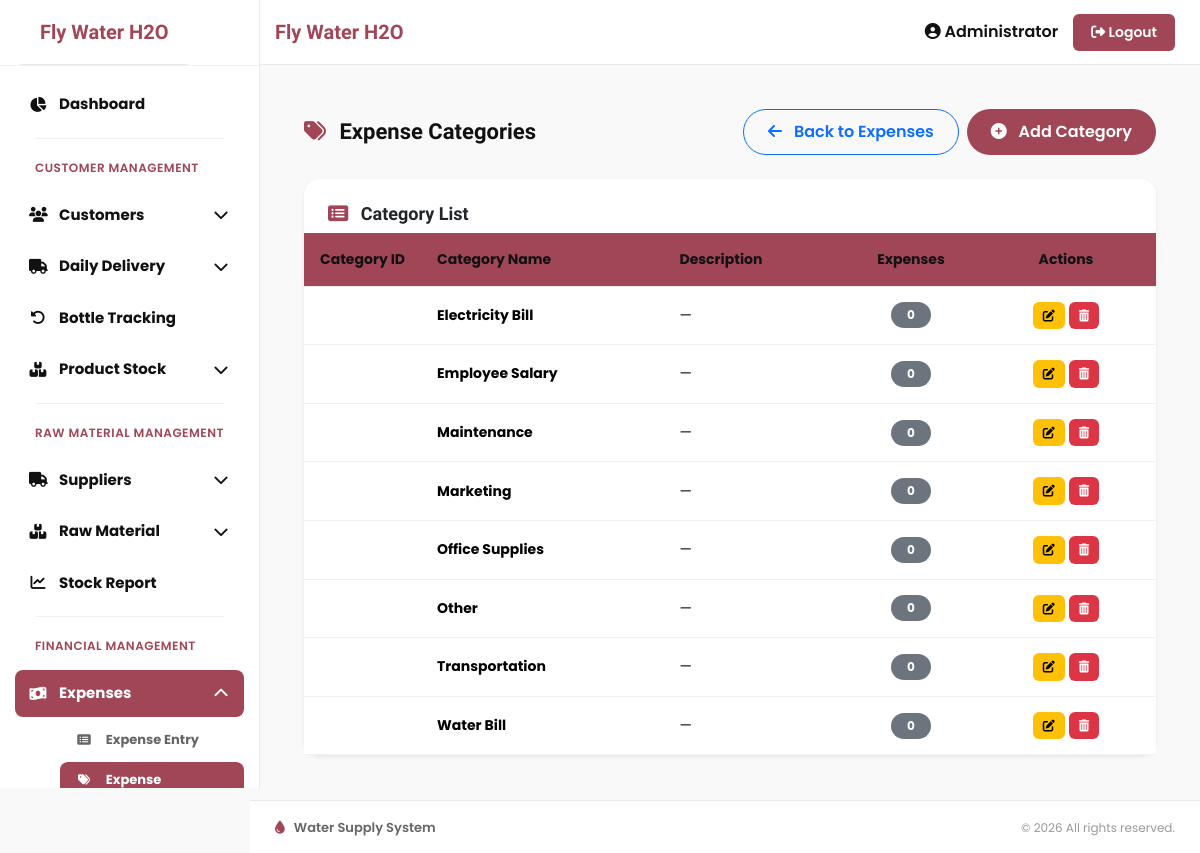
/pages/expense_categories.php (signed in), run on the app's committed database.
### tables this page shows
CREATE TABLE IF NOT EXISTS `expense_categories` (
    `id` INT(11) NOT NULL AUTO_INCREMENT,
    `category_code` VARCHAR(10) DEFAULT NULL,
    `category_name` VARCHAR(200) NOT NULL,
    `description` TEXT DEFAULT NULL,
    `created_datetime` DATETIME NOT NULL DEFAULT CURRENT_TIMESTAMP,
    PRIMARY KEY (`id`),
    UNIQUE KEY `uq_category_code` (`category_code`)
);

### includes/txt.php (called while the page is built, shortened)
<?php
$software_name = "Fly Water H2O";
$company_name = "Fly Water H2O";
?>

### includes/db.php (called while the page is built, shortened)
<?php
require_once __DIR__ . '/txt.php';
function current_role() {
    return isset($_SESSION['role']) ? $_SESSION['role'] : '';
}
function is_salesman() {
    return current_role() === 'salesman';
}
?>

### pages/expense_categories.php (the view, shortened to what this page needs)
<?php
require_once '../includes/db.php';
$categories = mysqli_query($conn, "SELECT c.*, (SELECT COUNT(*) FROM expenses e WHERE e.expense_category = c.id) as usage_count FROM expense_categories c ORDER BY c.category_name");
?>
<?php include '../includes/header.php'; ?>
<div class="main-wrapper">
<div class="container-fluid p-4">
    <div class="d-flex flex-wrap justify-content-between align-items-center mb-4">
        <h2 class="page-heading mb-2 mb-sm-0">
            <i class="fas fa-tags me-2" style="color: #A04657;"></i> Expense Categories
        </h2>
        <div class="d-flex gap-2 no-print">
            <a href="expenses.php" class="btn btn-outline-primary rounded-pill px-4">
                <i class="fas fa-arrow-left me-2"></i> Back to Expenses
            </a>
            <button class="btn btn-primary rounded-pill px-4" data-bs-toggle="modal" data-bs-target="#addCategoryModal">
                <i class="fas fa-plus-circle me-2"></i> Add Category
            </button>
        </div>
    </div>
    <div class="card shadow-sm border-0 rounded-4">
        <div class="card-header bg-white border-0 rounded-4 pt-4 px-4">
            <h5 class="mb-0"><i class="fas fa-list-alt me-2" style="color: #A04657;"></i> Category List</h5>
        </div>
        <div class="card-body p-0">
            <div class="table-responsive">
                <table class="table cat-table mb-0">
                    <thead>
                        <tr>
                            <th style="width:110px">Category ID</th>
                            <th>Category Name</th>
                            <th>Description</th>
                            <th style="width:130px" class="text-center">Expenses</th>
                            <th style="width:180px" class="text-center">Actions</th>
                        </tr>
                    </thead>
                    <tbody>
                        <?php if($categories && mysqli_num_rows($categories) > 0):
                            while($cat = mysqli_fetch_assoc($categories)): ?>
                            <tr>
                                <td class="text-muted fw-semibold"><?php echo htmlspecialchars($cat['category_code']); ?></td>
                                <td><strong><?php echo htmlspecialchars($cat['category_name']); ?></strong></td>
                                <td><?php echo $cat['description'] ? htmlspecialchars($cat['description']) : '—'; ?></td>
                                <td class="text-center">
                                    <span class="badge <?php echo $cat['usage_count'] > 0 ? 'bg-primary' : 'bg-secondary'; ?> rounded-pill px-3">
                                        <?php echo $cat['usage_count']; ?>
                                    </span>
                                </td>
                                <td class="text-center">
                                    <div class="d-flex gap-1 justify-content-center">
                                        <button type="button" class="btn btn-xs btn-warning editCatBtn" title="Edit"
                                            data-id="<?php echo $cat['id']; ?>"
                                            data-name="<?php echo htmlspecialchars($cat['category_name'], ENT_QUOTES); ?>"
                                            data-description="<?php echo htmlspecialchars($cat['description'] ?? '', ENT_QUOTES); ?>">
                                            <i class="fas fa-edit"></i>
                                        </button>
                                        <a href="?delete=<?php echo $cat['id']; ?>" class="btn btn-xs btn-danger" title="Delete" onclick="return confirm('Delete this category?')">
                                            <i class="fas fa-trash-alt"></i>
                                        </a>
                                    </div>
                                </td>
                            </tr>
                        <?php endwhile; endif; ?>
                    </tbody>
                </table>
            </div>
        </div>
    </div>
</div>
</div>
<?php include '../includes/footer.php'; ?>

### includes/header.php (shortened to what this page needs)
<?php
include __DIR__ . '/txt.php';
$current_script = $_SERVER['PHP_SELF'];
if(strpos($current_script, '/pages/') !== false){
    $base_url = '../';
}else{
    $base_url = '';
}
$admin_name = isset($_SESSION['admin_name']) ? $_SESSION['admin_name'] : 'Administrator';
?>
<!DOCTYPE html>
<html lang="en">
<head>
    <link href="https://cdn.jsdelivr.net/npm/bootstrap@5.3.3/dist/css/bootstrap.min.css" rel="stylesheet">
    <link rel="stylesheet" href="https://cdnjs.cloudflare.com/ajax/libs/font-awesome/6.5.2/css/all.min.css">
    <link rel="stylesheet" href="<?php echo $base_url; ?>assets/css/style.css">
</head>
<body>
<div class="fixed-header">
    <div class="header-container">
        <div class="logo-area">
            <h4>
                <?php echo $company_name; ?>
            </h4>
        </div>
        <div class="user-area">
            <span>
                <i class="fas fa-user-circle"></i>
                <?php echo $admin_name; ?>
            </span>
            <a href="<?php echo $base_url; ?>logout.php" class="logout-btn">
                <i class="fas fa-sign-out-alt"></i> Logout
            </a>
        </div>
    </div>
</div>
<div class="fixed-sidebar" id="mainSidebar">
    <div class="sidebar-header">
        <div class="sidebar-brand">
            <h3>
                <?php echo $software_name; ?>
            </h3>
        </div>
    </div>
    <ul class="sidebar-menu">
        <?php if(!is_salesman()): ?>
        <li>
            <a href="<?php echo $base_url; ?>index.php">
                <i class="fas fa-chart-pie"></i>
                <span>Dashboard</span>
            </a>
        </li>
        <li class="sidebar-divider"></li>
        <li class="sidebar-title">Customer Management</li>
        <li class="has-submenu">
            <a href="javascript:void(0)" class="submenu-trigger">
                <i class="fas fa-users"></i>
                <span>Customers</span>
                <i class="fas fa-chevron-down toggle-submenu"></i>
            </a>
        </li>
        <?php endif; ?>
        <li class="has-submenu">
            <a href="javascript:void(0)" class="submenu-trigger">
                <i class="fas fa-truck"></i>
                <span>Daily Delivery</span>
                <i class="fas fa-chevron-down toggle-submenu"></i>
            </a>
        </li>
        <?php if(!is_salesman()): ?>
        <li>
            <a href="<?php echo $base_url; ?>pages/empty_bottle_return.php">
                <i class="fas fa-undo-alt"></i>
                <span>Bottle Tracking</span>
            </a>
        </li>
        <?php endif; ?>
        <?php if(!is_salesman()): ?>
        <li class="has-submenu">
            <a href="javascript:void(0)" class="submenu-trigger">
                <i class="fas fa-boxes"></i>
                <span>Product Stock</span>
                <i class="fas fa-chevron-down toggle-submenu"></i>
            </a>
        </li>
        <li class="sidebar-divider"></li>
        <li class="sidebar-title">Raw Material Management</li>
        <li class="has-submenu">
            <a href="javascript:void(0)" class="submenu-trigger">
                <i class="fas fa-truck"></i>
                <span>Suppliers</span>
                <i class="fas fa-chevron-down toggle-submenu"></i>
            </a>
        </li>
        <li class="has-submenu">
            <a href="javascript:void(0)" class="submenu-trigger">
                <i class="fas fa-boxes"></i>
                <span>Raw Material</span>
                <i class="fas fa-chevron-down toggle-submenu"></i>
            </a>
        </li>
        <li>
            <a href="<?php echo $base_url; ?>pages/raw_material_stock_report.php">
                <i class="fas fa-chart-line"></i>
                <span>Stock Report</span>
            </a>
        </li>
        <li class="sidebar-divider"></li>
        <li class="sidebar-title">Financial Management</li>
        <li class="has-submenu">
            <a href="javascript:void(0)" class="submenu-trigger">
                <i class="fas fa-money-bill-wave"></i>
                <span>Expenses</span>
                <i class="fas fa-chevron-down toggle-submenu"></i>
            </a>
            <ul class="submenu">
                <li>
                    <a href="<?php echo $base_url; ?>pages/expenses.php">
                        <i class="fas fa-list-alt"></i> Expense Entry
                    </a>
                </li>
                <li>
                    <a href="<?php echo $base_url; ?>pages/expense_categories.php">
                        <i class="fas fa-tags"></i> Expense Categories
                    </a>
                </li>
            </ul>
        </li>
        <?php endif; ?>
    </ul>
</div>
<div class="main-content">

### includes/footer.php (shortened to what this page needs)
</div>
<footer class="app-footer">
    <div class="footer-content">
        <div class="footer-left">
            <span class="footer-brand">
                <i class="fas fa-tint"></i>
                <?php echo $footer_text ?? 'Water Supply System'; ?>
            </span>
        </div>
        <div class="footer-right">
            <span>&copy; <?php echo date('Y'); ?> All rights reserved.</span>
        </div>
    </div>
</footer>
</body>
</html>

### assets/css/style.css (style rules this page uses)
:root { --primary:#A04657; --primary-dark:#872f40; --primary-light:#c96b7e; --white:#ffffff; --light:#f7f7f7; --border:#e9e9e9; --text:#111111; --text-light:#666666; --sidebar-width:250px; --header-height:65px; --radius:10px; --transition:0.3s ease; }
* { margin:0; padding:0; box-sizing:border-box; }
body { font-family:'Poppins',sans-serif; background:#f9f9f9; color:var(--text); font-size:16px; overflow-x:hidden; display:flex; flex-direction:column; min-height:100vh; }
h1,h2,h3,h4,h5,h6 { font-family:'Quicksand',sans-serif; font-weight:700; font-size:18px; margin:0; }
a { text-decoration:none; transition:var(--transition); }
.fixed-header { position:fixed; top:0; left:250px; right:0; height:65px; background:#fff; border-bottom:1px solid var(--border); z-index:999; }
.header-container { height:100%; padding:0 25px; display:flex; align-items:center; justify-content:space-between; }
.logo-area h4 { color:var(--primary); font-size:20px; }
.user-area { display:flex; align-items:center; gap:15px; }
.user-area span { font-weight:600; color:#111; }
.logout-btn { background:var(--primary); color:#fff !important; padding:8px 18px; border-radius:6px; font-size:14px; font-weight:600; }
.fixed-sidebar { position:fixed; top:0; left:0; width:250px; height:100vh; background:#fff; border-right:1px solid var(--border); z-index:1000; overflow-y:auto; }
.sidebar-brand { height:65px; display:flex; align-items:center; padding:0 20px; border-bottom:1px solid var(--border); }
.sidebar-brand h3 { color:var(--primary); font-size:20px; }
.sidebar-menu { list-style:none; padding:15px; }
.sidebar-menu li { margin-bottom:5px; }
.sidebar-menu li a { display:flex; align-items:center; gap:12px; padding:12px 14px; border-radius:8px; color:#111; font-weight:700; font-size:15px; }
.sidebar-menu li a i { width:18px; text-align:center; }
.sidebar-menu li a:hover, .sidebar-menu li a.active { background:var(--primary); color:#fff; }
.sidebar-title { padding:10px 20px; font-size:12px; font-weight:600; text-transform:uppercase; color:var(--primary); letter-spacing:0.5px; margin-top:10px; }
.sidebar-divider { height:1px; background:var(--border); margin:10px 20px; }
.sidebar-menu .has-submenu { position:relative; }
.sidebar-menu .submenu { list-style:none; padding-left:45px; display:none; margin:5px 0; }
.sidebar-menu .submenu.show { display:block; }
.sidebar-menu .submenu li a { padding:8px 15px; font-size:13px; color:var(--text-light); display:block; border-radius:8px; transition:all 0.3s; }
.sidebar-menu .submenu li a i { margin-right:10px; font-size:12px; }
.sidebar-menu .submenu li a.active { background:var(--primary); color:#fff; }
.toggle-submenu { float:right; cursor:pointer; margin-left:auto; }
.main-content { margin-left:250px; margin-top:65px; padding:25px; flex:1; }
.page-heading { font-size:22px; color:#111; font-weight:700; }
.card { border:none; border-radius:12px; background:#fff; box-shadow:0 2px 10px rgba(0,0,0,0.04); transition:var(--transition); }
.btn { border-radius:8px; font-weight:600; padding:10px 18px; transition:var(--transition); }
.btn-primary { background:var(--primary); border:none; }
.btn-warning { background:#ffc107; border:none; color:#000; }
.btn-danger { background:#dc3545; border:none; }
.rounded-pill { border-radius:50px !important; }
.table { margin:0; vertical-align:middle; }
.table thead { background:#fafafa; }
.table thead th { padding:16px; font-size:14px; font-weight:700; color:#111; border-bottom:1px solid var(--border); }
.table tbody td { padding:15px 16px; font-size:14px; border-bottom:1px solid #f1f1f1; }
.badge { padding:7px 12px; font-size:12px; border-radius:30px; }
.app-footer { margin-left:250px; background:#fff; border-top:1px solid var(--border); padding:0; margin-top:auto; position:relative; z-index:100; }
.app-footer .footer-content { display:flex; align-items:center; justify-content:space-between; padding:14px 25px; flex-wrap:wrap; gap:8px; }
.app-footer .footer-left .footer-brand { font-size:13px; font-weight:600; color:var(--text-light); }
.app-footer .footer-left .footer-brand i { color:var(--primary); margin-right:6px; }
.app-footer .footer-right span { font-size:12px; color:#999; }

### pages/expense_categories.php (style rules this page uses)
.cat-table th { background: #A04657; color: white; font-weight: 600; font-size: 13px; padding: 12px; white-space: nowrap; }
.cat-table td { padding: 10px 12px; vertical-align: middle; font-size: 13px; }
.cat-table .btn-xs { padding: 6px 10px; font-size: 12px; line-height: 1.3; border-radius: 6px; white-space: nowrap; }

### data on the page
expense_categories: category_name "Electricity Bill", usage_count "0"
expense_categories: category_name "Employee Salary", usage_count "0"
expense_categories: category_name "Maintenance", usage_count "0"
expense_categories: category_name "Marketing", usage_count "0"
expense_categories: category_name "Office Supplies", usage_count "0"
expense_categories: category_name "Other", usage_count "0"
expense_categories: category_name "Transportation", usage_count "0"
expense_categories: category_name "Water Bill", usage_count "0"

### other printed values
$company_name "Fly Water H2O"
$admin_name "Administrator"
$software_name "Fly Water H2O"
$footer_text "Water Supply System"
